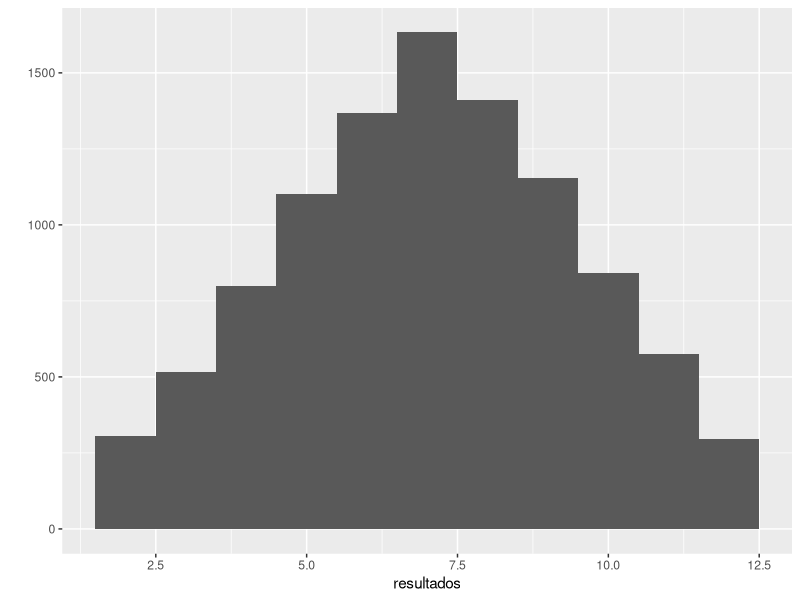
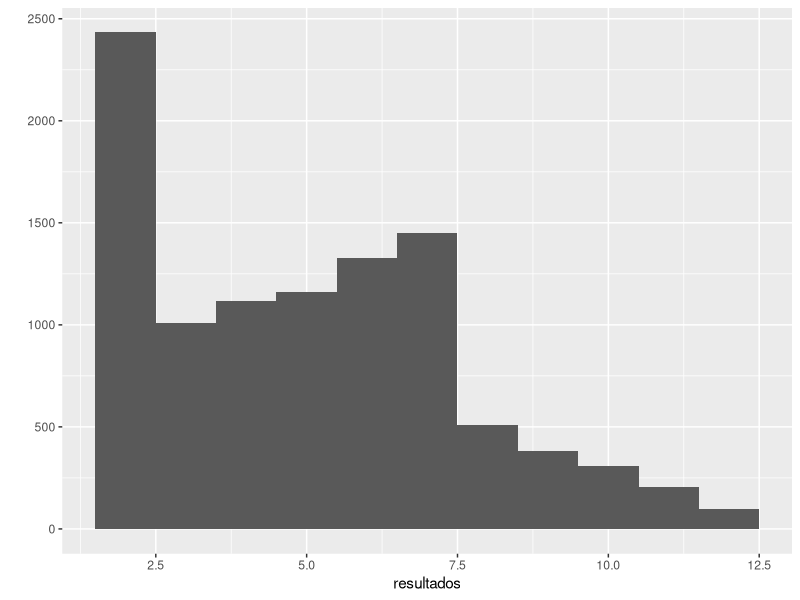

The R script that drew these images, in order:
## ---- chunk 1
library(tidyverse)
## ---- chunk 2
(dado <- 1:6)
## ---- chunk 3
sample(dado, 1)
## ---- chunk 4
n <- 6
## ---- chunk 5
sample(dado, n, replace = TRUE)
## ---- chunk 6

lancar2 <- function() {
  
  dado <- 1:6
  lancamentos <- sample(dado, size = 2, replace = TRUE)
  sum(lancamentos)
  
}

## ---- chunk 7
lancar2()
## ---- chunk 8
lancar <- function(n = 2, k = 6) {
  
  dado <- 1:k
  lancamentos <- sample(dado, size = n, replace = TRUE)
  sum(lancamentos)
  
}
## ---- chunk 9
lancar()
## ---- chunk 10
lancar(n = 4, k = 10)
## ---- chunk 11
resultados <- replicate(1e4, lancar())
## ---- chunk 12
qplot(resultados, bins = 11)
## ---- chunk 13
lancar <- function(qtde = 2, lados = 6, probs = rep(1/lados, lados)) {
  dado <- 1:lados
  resultados <- sample(dado, size = qtde, replace = TRUE, prob = probs)
  sum(resultados)
}
## ---- chunk 14
resultados <- replicate(1e4, lancar(probs = c(1/2, rep(1/10, 5))))
## ---- chunk 15
qplot(resultados, bins = 11)
